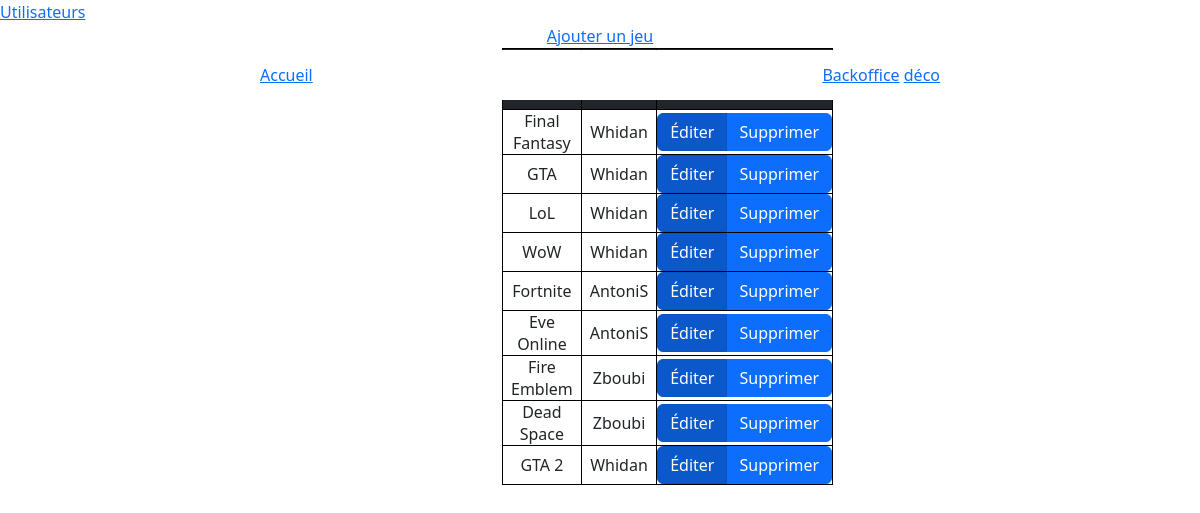
The app's page /backoffice.php (signed in) with its own data.
### tables this page shows
CREATE TABLE `games` (
  `game_id` int NOT NULL,
  `game_name` varchar(255) NOT NULL,
  `game_date` date NOT NULL,
  `game_desc` longtext NOT NULL,
  `game_photo` varchar(255) NOT NULL,
  `cate_name` enum('RPG','FPS','MMO','Strategie','Simulation','Survival Horror') NOT NULL,
  `added` date NOT NULL,
  `user_name` varchar(255) NOT NULL,
  `game_cover` varchar(255) DEFAULT NULL
);

### backoffice.php (the view, shortened to what this page needs)
<?php
if (!isset($_SESSION["user"])) {
    header("Location: index.php");
} else {
    require("connect.php");
    if ($_SESSION["user"]["role"] == "admin") {
        $sql = "SELECT * FROM games";
        $query = $db->prepare($sql);
        $query->execute();
        $result = $query->fetchAll(PDO::FETCH_ASSOC);
        echo "<a href='users.php'>Utilisateurs</a>";
    }
    include "header.php";
    include "navbar.php";
    include "footer.php";
}
?>
<link href="https://cdn.jsdelivr.net/npm/bootstrap@5.3.0-alpha3/dist/css/bootstrap.min.css" rel="stylesheet">
<a href="add.php" class="d-flex justify-content-center align-items-center">Ajouter un jeu</a>
<div class="container-fluid  d-flex justify-content-center align-items-center">
    <div class="col-2">
        <table class="border">
            <thead>
                <th class="p-2 text-center border border-black text-white bg-dark">Jeu</th>
                <th class="p-2 text-center border border-black text-white bg-dark">Ajouté par</th>
                <th class="p-2 text-center border border-black text-white bg-dark">Actions</th>
            </thead>
            <?php
            foreach ($result as $jeu) {
            ?>
                <tr>
                    <td class="px-2 text-center border border-black"><?= $jeu["game_name"] ?></td>
                    <td class="px-2 text-center border border-black"><?= $jeu["user_name"] ?></td>
                    <td class="text-center border border-black">
                        <div class="btn-group">
                            <a href="edit.php?id=<?= $jeu['game_id'] ?>" aria-label="Close" class="btn btn-primary active">Éditer
                            </a>
                            <a href="delete.php?id=<?= $jeu['game_id'] ?>" class="btn btn-primary">Supprimer
                            </a>
                        </div>
                    </td>
                </tr>
            <?php
            };
            ?>
        </table>
    </div>
</div>

### style.css (style rules this page uses)
* { margin: 0; padding: 0; box-sizing: border-box; }
body { box-sizing: border-box; position: relative; }

### records on screen
games: game_name "Final Fantasy", user_name "Whidan"
games: game_name "GTA", user_name "Whidan"
games: game_name "LoL", user_name "Whidan"
games: game_name "WoW", user_name "Whidan"
games: game_name "Fortnite", user_name "AntoniS"
games: game_name "Eve Online", user_name "AntoniS"
games: game_name "Fire Emblem", user_name "Zboubi"
games: game_name "Dead Space", user_name "Zboubi"
games: game_name "GTA 2", user_name "Whidan"
